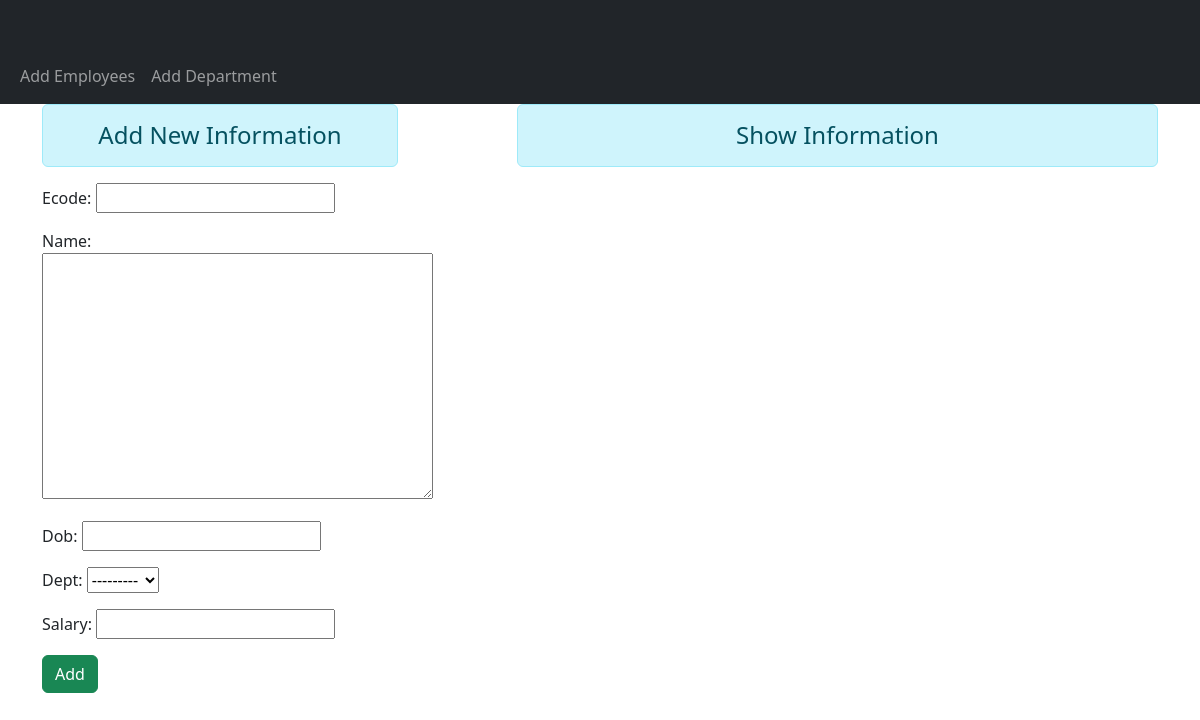
Before: / with the older database file.
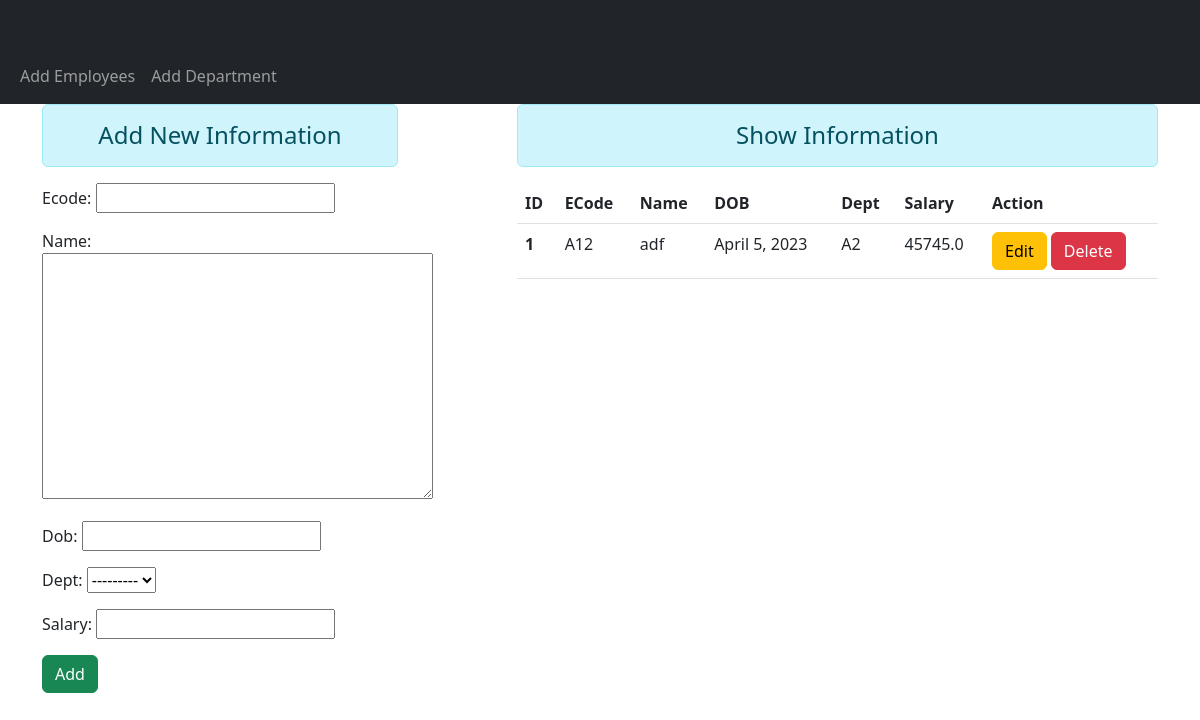
After: the same page with the newer database file.
### firstapp/models.py (models this page shows)
class Employess(models.Model):
    id = models.IntegerField(primary_key=True)
    ecode = models.CharField(max_length=10)
    name = models.TextField()
    dob = models.DateField()
    dept = models.ForeignKey(Dept, on_delete=models.CASCADE)
    salary = models.FloatField()

class Dept(models.Model):
    id = models.IntegerField(primary_key=True)
    code = models.CharField(max_length=20)
    name = models.TextField()
    def __str__(self):
        return self.code

### firstapp/views.py (the view)
# urls.py: path('',views.add_employees),
@csrf_exempt
def add_employees(request):
    if request.method == 'POST':
        emp = EmployeesForm(request.POST)
        if emp.is_valid:
            emp.save()
        emp = EmployeesForm()
    else:
        emp = EmployeesForm()
    empData = Employess.objects.all()
    return render(request, 'main/create-user.html', {'form':emp, 'data': empData})

### firstapp/forms.py
class EmployeesForm(forms.ModelForm):
    class Meta:
        model = Employess
        fields = ['ecode','name','dob','dept','salary']
        widget = {
            'ecode': forms.TextInput(attrs={'class':'form-control'}),
            'name': forms.TextInput(attrs={'class':'form-control'}),
            'dob': forms.DateInput(attrs={'class':'form-control'}),
            'salary': forms.NumberInput(attrs={'class':'form-control'}),
        }
        dept= forms.ModelChoiceField(queryset=Dept.objects.all(), widget=forms.Select(attrs={'class':'form-control'})),

### firstapp/templates/main/create-user.html (shortened to what this page needs)
{% extends "main/base.html" %}
{% block content %}
<div class="row">
  <div class="col-sm-4">
    <h4 class="text-center alert alert-info"> Add New Information </h4>
    <form method="post">
      {{ form.as_p }}
      <button type="submit" class="btn btn-success">Add</button>
    </form>
  </div>
  <div class="col-sm-7 offset-1">
    <h4 class="text-center alert alert-info"> Show Information </h4>
  {% if data %}
    <table class="table table-hover">
      <thead>
        <tr>
          <th scope="col">ID</th>
          <th scope="col">ECode</th>
          <th scope="col">Name</th>
          <th scope="col">DOB</th>
          <th scope="col">Dept</th>
          <th scope="col">Salary</th>
          <th scope="col">Action</th>
        </tr>
      </thead>
      <tbody>
        {% for datum in data%}
          <tr>
            <th scope="row">{{datum.id}}</th>
            <td>{{datum.ecode}}</td>
            <td>{{datum.name}}</td>
            <td>{{datum.dob}}</td>
            <td>{{datum.dept}}</td>
            <td>{{datum.salary}}</td>
            <td>
              <form action="{% url 'editemployee' datum.id %}" method="post" class="d-inline">
                <button type="submit" class="btn btn-warning" value="Edit">Edit</button>
              </form>
              <form action="{% url 'deleteemployee' datum.id %}" method="post" class="d-inline">
                <button type="submit" class="btn btn-danger" value="Delete">Delete</button>
              </form>
            </td>
          </tr>
        {% endfor %}
      </tbody>
    </table>
  {% endif %}
  </div>
</div>
{% endblock content %}

### firstapp/templates/main/base.html (shortened to what this page needs)
<!DOCTYPE  html>
{% load static %}
<html lang="en">
  <head>
    <link href="https://cdn.jsdelivr.net/npm/bootstrap@5.3.0-alpha3/dist/css/bootstrap.min.css" rel="stylesheet">
  </head>
  <body>
    <nav class="navbar navbar-expand-lg navbar-dark bg-dark">
      <div class="container-fluid mt-5">
        <div>
          <ul class="navbar-nav">
            <li class="nav-item">
              <a class="nav-link" href="/add-employee">Add Employees</a>
            </li>
            <li class="nav-item">
              <a class="nav-link" href="/add-dept">Add Department</a>
            </li>
          </ul>
        </div>
      </div>
    </nav>
    <div class="container">
      {% block content %}
      {% endblock %}
    </div>
  </body>
</html>

Changed rows visible on the page:
added Employess: id "1", ecode "A12", name "adf", dob "April 5, 2023", dept "A2", salary "45745.0"
Other visible differences:
text now shown: "ID ECode Name DOB Dept Salary Action"
